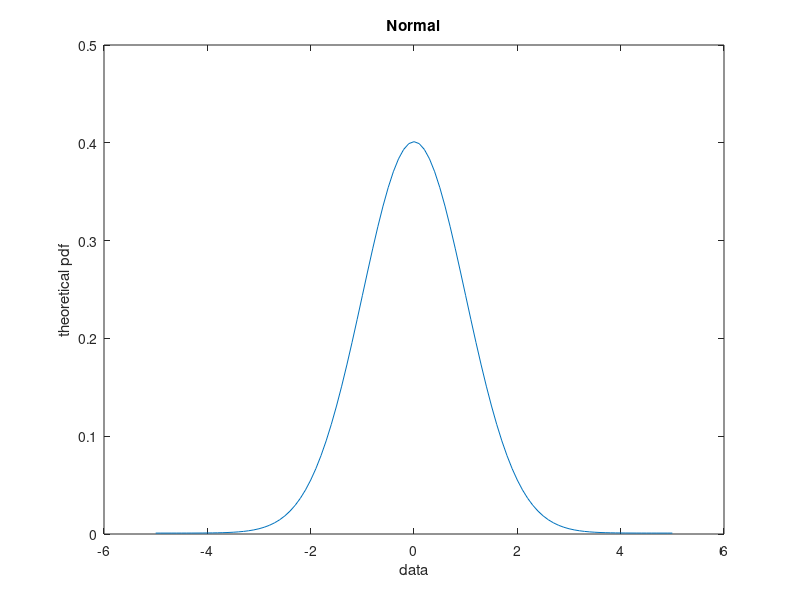
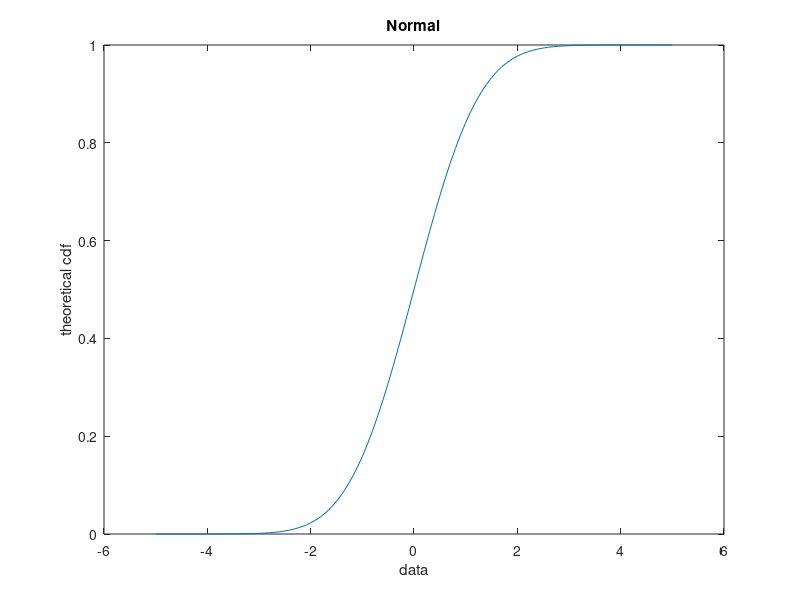
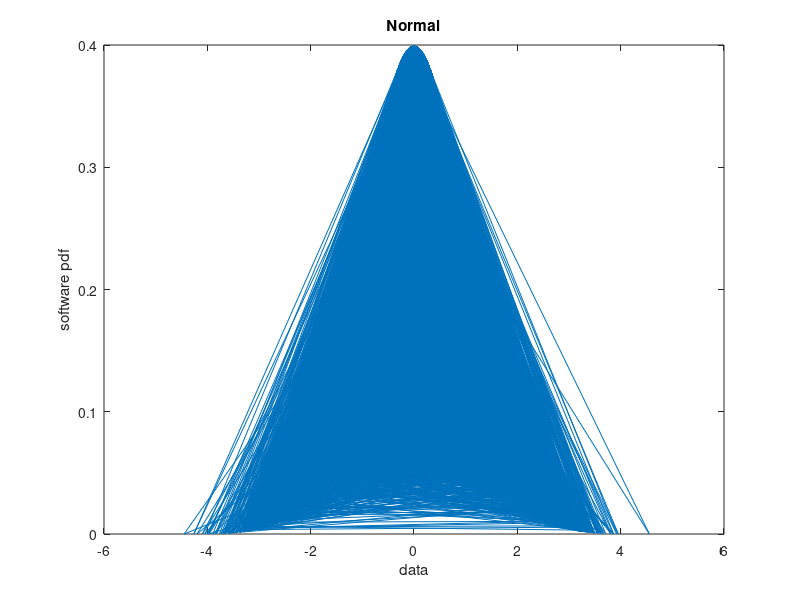
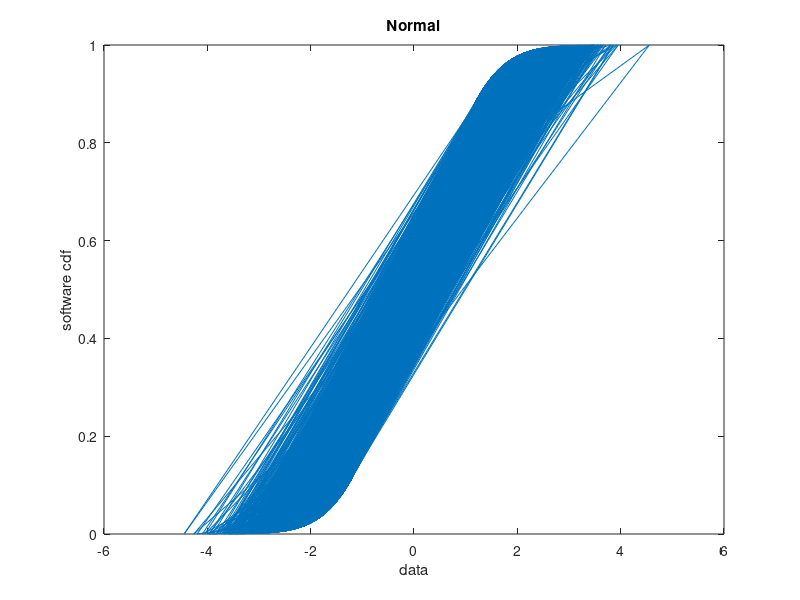

Recreate these plots in MATLAB, in order.
% [+] AmirHossein Aliyan
% [+] 991771231


% clear output and previous vars
clc
clear all


% define N, X and dist object
N = 100000;
X = randn(1, N);
mu = 0;
sigma = 1;
pd = makedist('Normal', 'mu', mu, 'sigma', sigma);

% avg, var and corr
average = mean(X);
variance = var(X);
correlation = variance + (average).^2;

% compute pdf, cdf by theory
range = -5:0.1:5;
PDFTHEORY = average + variance .* (1 ./ sqrt(2.*pi)) .* exp((-1 ./ 2) .* (range.^2));
CDFTHEORY = (1./2) .* (1 + erf(range./sqrt(2)))

% compute pdf, cdf by software
PDFSOFT = pdf(pd, X);
CDFSOFT = cdf(pd, X);

% draw cdf and pdf
figure; plot(range, PDFTHEORY); xlabel('data'); ylabel('theoretical pdf'); title('Normal');
figure; plot(range, CDFTHEORY); xlabel('data'); ylabel('theoretical cdf'); title('Normal');
figure; plot(X, PDFSOFT); xlabel('data'); ylabel('software pdf'); title('Normal');
figure; plot(X, CDFSOFT); xlabel('data'); ylabel('software cdf'); title('Normal');


disp(['average  : ' num2str(average)]);
disp(['variance : ' num2str(variance)]);
disp(['correlation : ' num2str(correlation)]);
